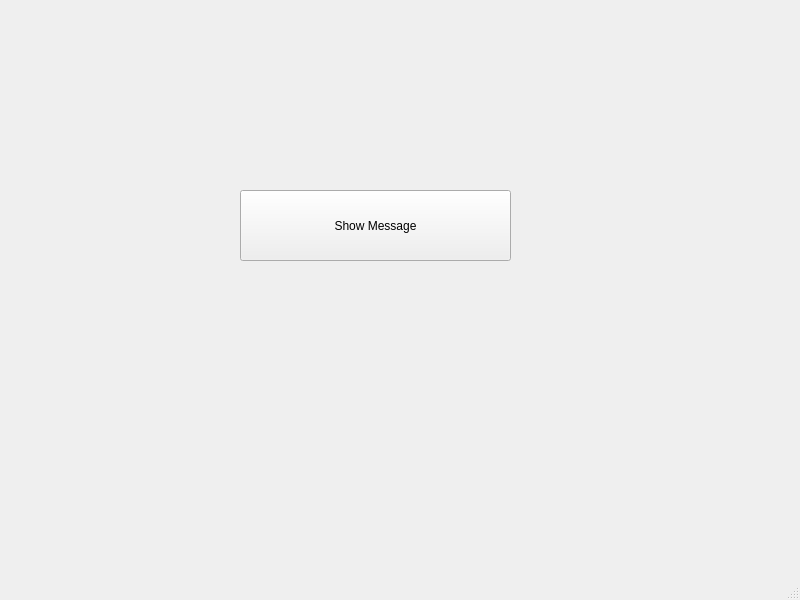
<?xml version="1.0" encoding="UTF-8"?>
<ui version="4.0">
 <class>MainWindow</class>
 <widget class="QMainWindow" name="MainWindow">
  <property name="geometry">
   <rect>
    <x>0</x>
    <y>0</y>
    <width>800</width>
    <height>600</height>
   </rect>
  </property>
  <property name="windowTitle">
   <string>MainWindow</string>
  </property>
  <widget class="QWidget" name="centralwidget">
   <widget class="QPushButton" name="pushButton">
    <property name="geometry">
     <rect>
      <x>240</x>
      <y>190</y>
      <width>271</width>
      <height>71</height>
     </rect>
    </property>
    <property name="text">
     <string>Show Message</string>
    </property>
   </widget>
  </widget>
  <widget class="QMenuBar" name="menubar">
   <property name="geometry">
    <rect>
     <x>0</x>
     <y>0</y>
     <width>800</width>
     <height>22</height>
    </rect>
   </property>
  </widget>
  <widget class="QStatusBar" name="statusbar"/>
 </widget>
 <resources/>
 <connections/>
</ui>
